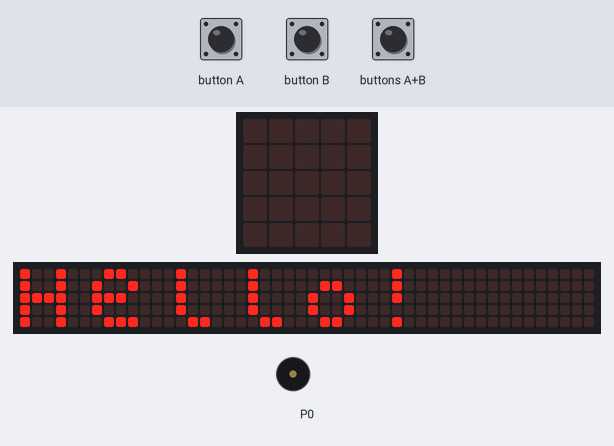
This program was run on a simulated BBC micro:bit (MakeCode). Shown: the board's 5×5 LED display, a strip that is not on the board, showing the scrolling text unrolled, buzzer (waves = sounding). The inputs (shaded band) are chosen by the test bench. The 48×5 strip is a reading aid, not a part: it shows the text the display is scrolling, unrolled, one strip-width of it at a time.

Above: at 5.6 s.
At 11.9 s:
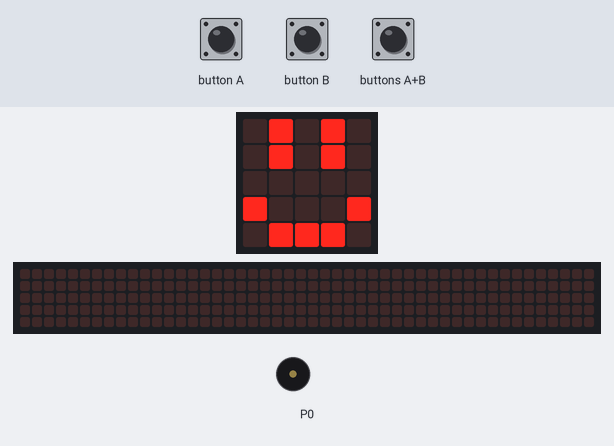
12.0 s: button B pressed for 0.15 s
At 12.5 s:
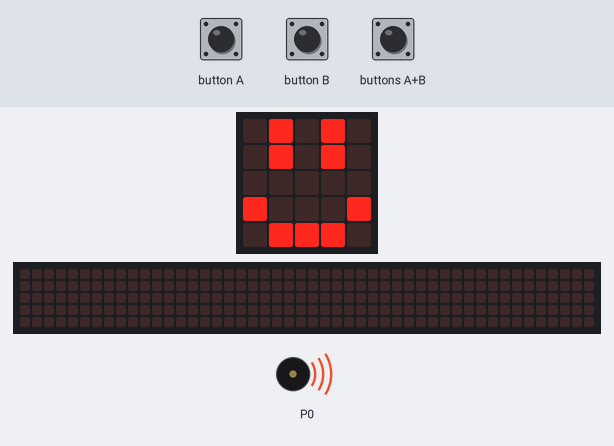
12.7 s: button A pressed for 0.15 s
At 13.2 s:
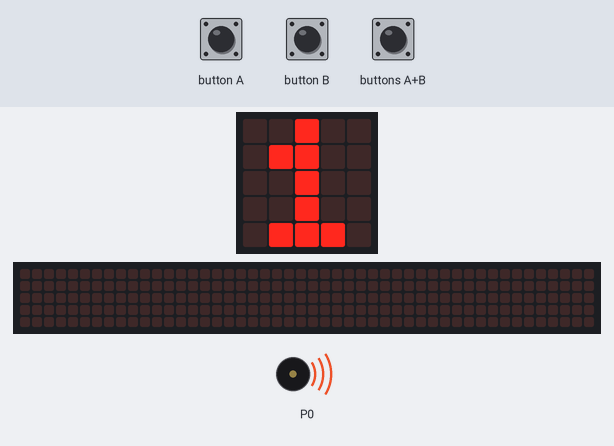
13.4 s: buttons A+B pressed for 0.15 s
14.1 s: button B pressed for 0.15 s
At 22.25 s:
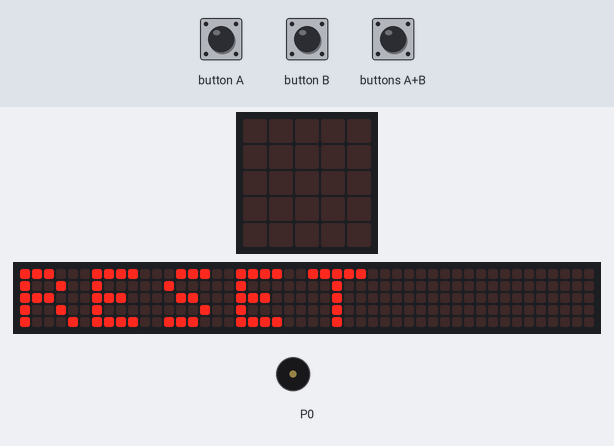
Timing chart, 0 to 23.8 s (numbered marks = the images above; inputs shaded):
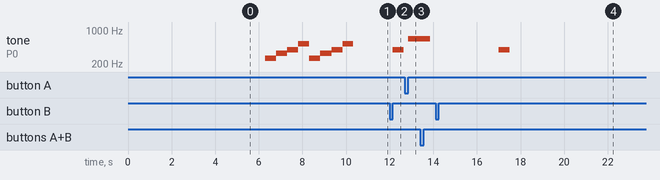

Measured:
- after the input at 12.0 s, tone on P0: silent → 392 Hz after 0.15 s, → silent 0.50 s later
- after the input at 12.7 s, tone on P0: silent → 659 Hz after 0.15 s
- after the input at 14.1 s, tone on P0: silent → 392 Hz after 2.9 s, → silent 0.50 s later
- what the display in image 0 shows lasts 0.7 s, from 5.6 s to 6.3 s

The program:

main.ts
```typescript
input.onButtonPressed(Button.A, function () {
    music.playTone(659, music.beat(BeatFraction.Double))
    basic.showString("START")
    basic.pause(COUNT * 60000)
    music.playTone(659, music.beat(BeatFraction.Double))
    music.playTone(659, music.beat(BeatFraction.Double))
})
input.onButtonPressed(Button.AB, function () {
    COUNT = 0
    basic.showString("RESET")
})
input.onButtonPressed(Button.B, function () {
    COUNT += 1
    music.playTone(392, music.beat(BeatFraction.Whole))
    basic.showNumber(COUNT)
    basic.showString("MIN")
})
let COUNT = 0
basic.showString("Hello!")
COUNT = 0
for (let index = 0; index < 2; index++) {
    music.playTone(262, music.beat(BeatFraction.Whole))
    music.playTone(330, music.beat(BeatFraction.Whole))
    music.playTone(392, music.beat(BeatFraction.Whole))
    music.playTone(523, music.beat(BeatFraction.Whole))
}
basic.showLeds(`
    . # . # .
    . # . # .
    . . . . .
    # . . . #
    . # # # .
    `)
```

test.ts
```typescript
// 테스트는 여기로 이동합니다; 이 패키지가 확장으로 사용될 때 컴파일되지 않을 것 입니다.
```
